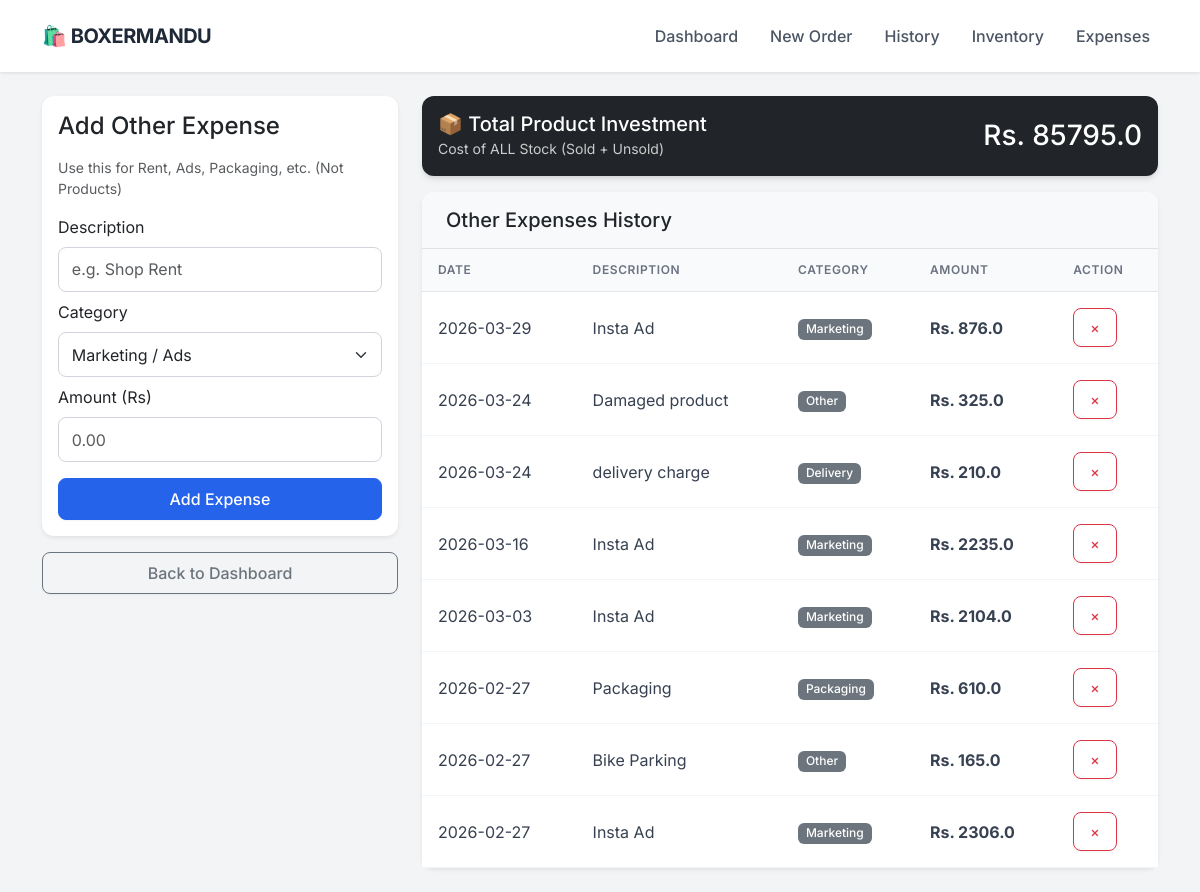
/expenses, run on the app's committed database.
### app.py (models this page shows)
class Expense(db.Model):
    id = db.Column(db.Integer, primary_key=True)
    description = db.Column(db.String(100), nullable=False)
    category = db.Column(db.String(50), nullable=False) # e.g. Rent, Marketing, Packaging
    amount = db.Column(db.Float, nullable=False)
    date = db.Column(db.DateTime, default=datetime.utcnow)

### app.py (the view, shortened to what this page needs)
@app.route('/expenses', methods=['GET', 'POST'])
def expenses():
    all_expenses = Expense.query.order_by(Expense.date.desc()).all()
    inventory_value = 0
    products = Product.query.all()
    for p in products:
        inventory_value += (p.stock * p.cost_price)
    sold_cost = 0
    order_items = OrderItem.query.all()
    for item in order_items:
        product = Product.query.get(item.product_id)
        if product:
            sold_cost += (item.quantity * product.cost_price)
    total_product_expense = inventory_value + sold_cost
    return render_template('expenses.html',
                           expenses=all_expenses,
                           product_expense=total_product_expense)

### templates/expenses.html (shortened to what this page needs)
{% extends "layout.html" %}
{% block content %}
<div class="row">
    <div class="col-md-4">
        <div class="card p-3 mb-3 shadow-sm">
            <h4 class="mb-3">Add Other Expense</h4>
            <p class="text-muted small">Use this for Rent, Ads, Packaging, etc. (Not Products)</p>
            <form method="POST">
                <label class="form-label">Description</label>
                <input type="text" name="description" class="form-control mb-2" placeholder="e.g. Shop Rent" required>
                <label class="form-label">Category</label>
                <select name="category" class="form-select mb-2">
                    <option value="Marketing">Marketing / Ads</option>
                </select>
                <label class="form-label">Amount (Rs)</label>
                <input type="number" name="amount" step="0.01" class="form-control mb-3" placeholder="0.00" required>
                <button type="submit" class="btn btn-primary w-100">Add Expense</button>
            </form>
        </div>
        <a href="/" class="btn btn-outline-secondary w-100">Back to Dashboard</a>
    </div>
    <div class="col-md-8">
        <div class="card text-white bg-dark mb-3">
            <div class="card-body d-flex justify-content-between align-items-center">
                <div>
                    <h5 class="mb-0">📦 Total Product Investment</h5>
                    <small style="color: #ccc;">Cost of ALL Stock (Sold + Unsold)</small>
                </div>
                <h3 class="mb-0">Rs. {{ product_expense }}</h3>
            </div>
        </div>
        <div class="card shadow-sm">
            <div class="card-header bg-light border-bottom">
                <h5 class="mb-0">Other Expenses History</h5>
            </div>
            <div class="table-responsive">
                <table class="table table-hover mb-0 align-middle">
                    <thead class="table-light">
                        <tr>
                            <th>Date</th>
                            <th>Description</th>
                            <th>Category</th>
                            <th>Amount</th>
                            <th>Action</th>
                        </tr>
                    </thead>
                    <tbody>
                        {% for exp in expenses %}
                        <tr>
                            <td>{{ exp.date.strftime('%Y-%m-%d') }}</td>
                            <td>{{ exp.description }}</td>
                            <td><span class="badge bg-secondary">{{ exp.category }}</span></td>
                            <td class="fw-bold">Rs. {{ exp.amount }}</td>
                            <td>
                                <a href="/delete_expense/{{ exp.id }}" class="btn btn-sm btn-outline-danger" onclick="return confirm('Delete this expense?')">×</a>
                            </td>
                        </tr>
                        {% else %}
                        <tr>
                            <td colspan="5" class="text-center text-muted py-4">No other expenses added yet.</td>
                        </tr>
                        {% endfor %}
                    </tbody>
                </table>
            </div>
        </div>
    </div>
</div>
{% endblock %}

### templates/layout.html (style rules this page uses)
:root { --primary-color: #2563eb; --bg-color: #f3f4f6; --text-dark: #1f2937; --card-shadow: 0 4px 6px -1px rgba(0, 0, 0, 0.1), 0 2px 4px -1px rgba(0, 0, 0, 0.06); }
body { font-family: 'Inter', sans-serif; background-color: var(--bg-color); color: var(--text-dark); }
.card { border: none; border-radius: 12px; box-shadow: var(--card-shadow); background: #ffffff; transition: transform 0.2s; }
.card-header { background-color: #ffffff; border-bottom: 1px solid #f3f4f6; font-weight: 600; padding: 1rem 1.5rem; border-radius: 12px 12px 0 0 !important; }
.btn { border-radius: 8px; font-weight: 500; padding: 0.5rem 1rem; box-shadow: 0 1px 2px 0 rgba(0, 0, 0, 0.05); }
.btn-primary { background-color: var(--primary-color); border-color: var(--primary-color); }
.table { margin-bottom: 0; }
.table thead th { background-color: #f9fafb; color: #6b7280; font-size: 0.75rem; text-transform: uppercase; letter-spacing: 0.05em; font-weight: 600; border-bottom: 1px solid #e5e7eb; padding: 0.75rem 1rem; }
.table tbody td { padding: 1rem 1rem; vertical-align: middle; color: #374151; border-bottom: 1px solid #f3f4f6; }
.badge { padding: 0.35em 0.65em; font-weight: 500; border-radius: 6px; }
.form-control, .form-select { border-radius: 8px; border: 1px solid #d1d5db; padding: 0.6rem 0.8rem; }

### data on the page
Expense: date "2026-03-29", description "Insta Ad", category "Marketing", amount "876.0"
Expense: date "2026-03-24", description "Damaged product", category "Other", amount "325.0"
Expense: date "2026-03-24", description "delivery charge", category "Delivery", amount "210.0"
Expense: date "2026-03-16", description "Insta Ad", category "Marketing", amount "2235.0"
Expense: date "2026-03-03", description "Insta Ad", category "Marketing", amount "2104.0"
Expense: date "2026-02-27", description "Packaging", category "Packaging", amount "610.0"
Expense: date "2026-02-27", description "Bike Parking", category "Other", amount "165.0"
Expense: date "2026-02-27", description "Insta Ad", category "Marketing", amount "2306.0"

### other printed values
{{ product_expense }} "85795.0"
